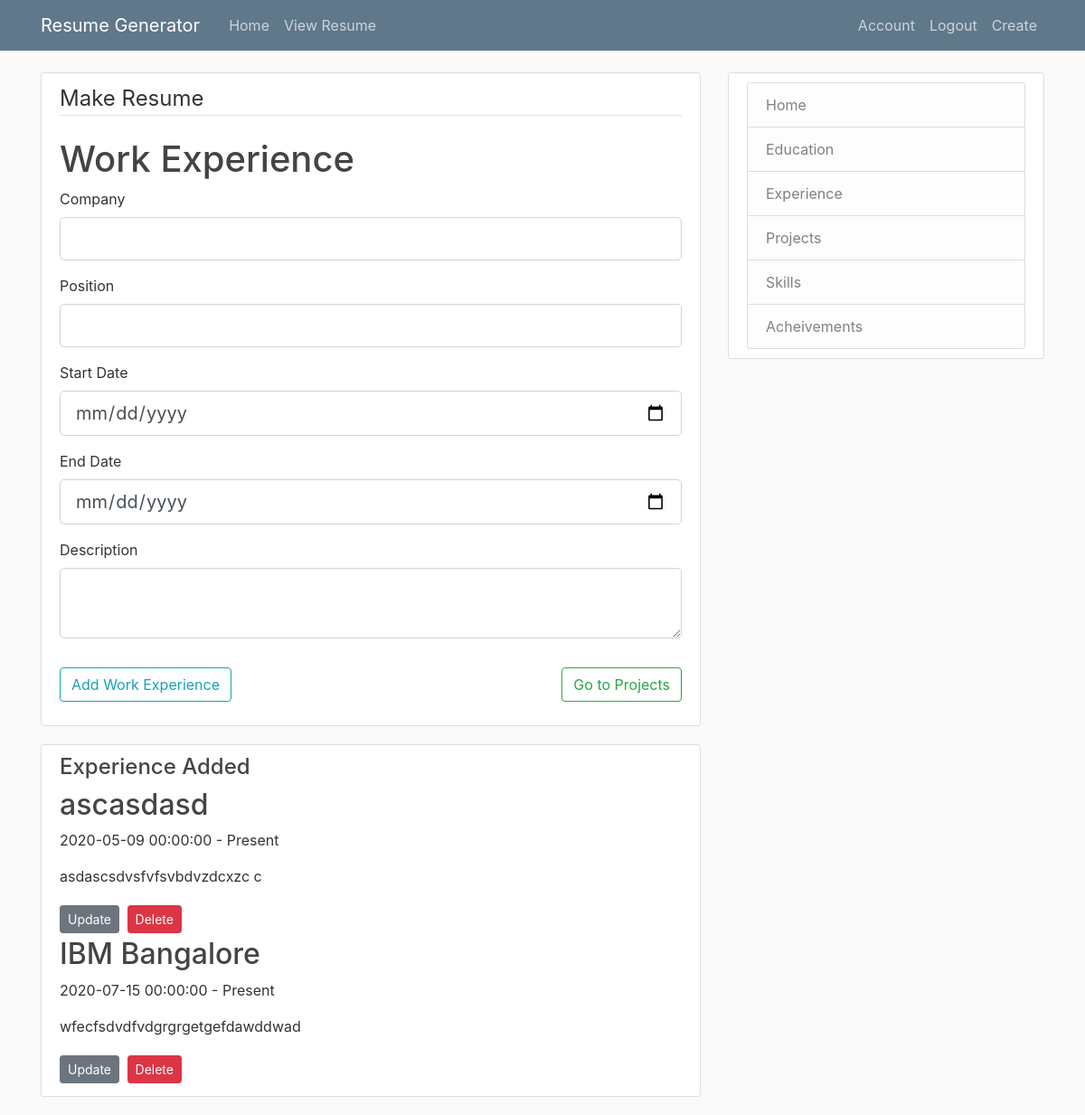
/resume/new/experience (signed in), run on an earlier commit of the app's database.
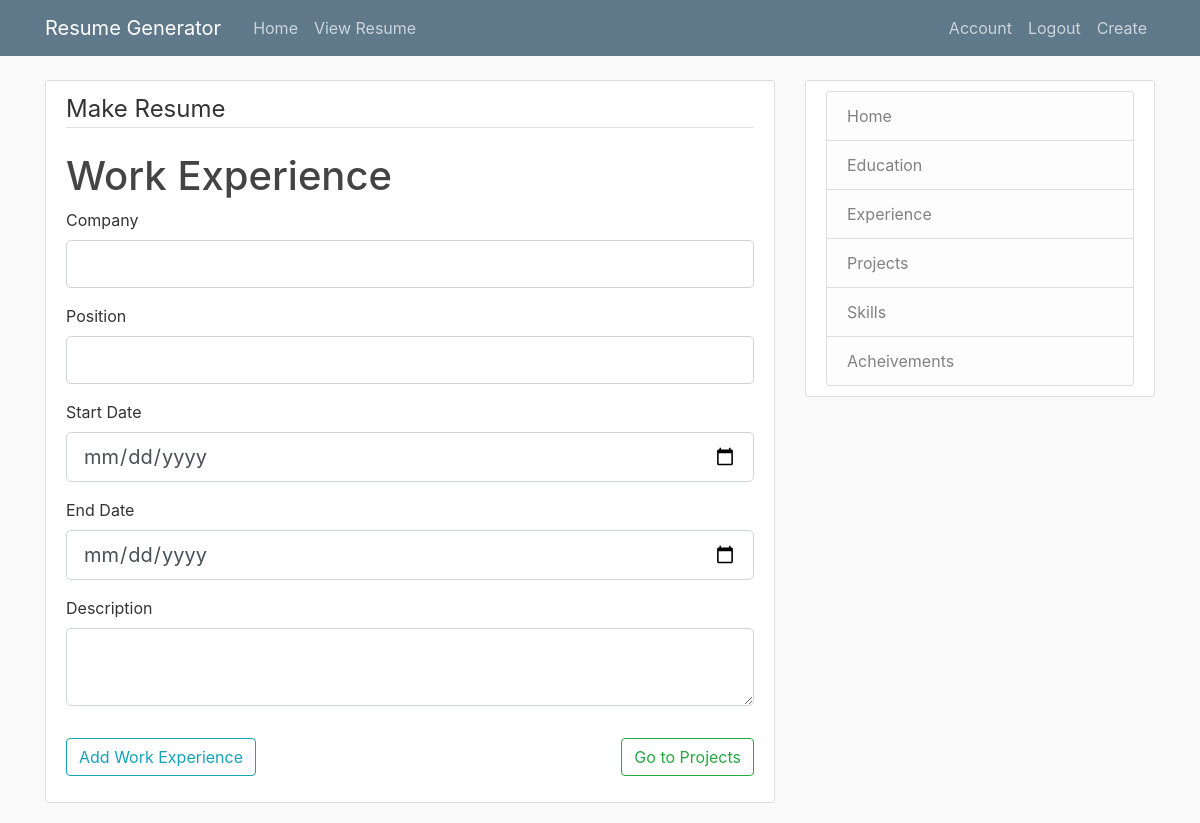
And on a later commit of the database.
### resume/models.py (models this page shows, shortened)
class experience(db.Model):
    id = db.Column(db.Integer, primary_key=True)
    company = db.Column(db.String(100),nullable=False)
    position = db.Column(db.String(100),nullable=False)
    startexp = db.Column(db.DateTime,nullable=False,default=datetime.today())
    endexp = db.Column(db.DateTime,nullable=False,default=datetime.today())
    content = db.Column(db.Text,nullable=False)
    user_id= db.Column(db.Integer,db.ForeignKey('user.id'),nullable=False)

### resume/routes.py (the view)
@app.route("/resume/new/experience",methods=['GET','POST'])
@login_required
def  postexperience():
    form = userexp()
    expadded = experience.query.filter_by(exp=current_user).all()
    if form.validate_on_submit():
        exp = experience(company=form.company.data,position=form.position.data,startexp=form.startexp.data,endexp=form.endexp.data,content=form.content.data,exp=current_user)
        db.session.add(exp)
        db.session.commit()
        return redirect(url_for("postexperience"))
    return render_template("experience.html",title="Experience",form=form,expadded=expadded)

### resume/forms.py
class userexp(FlaskForm):
    company = StringField("Company",
        validators=[DataRequired(),Length(min=5)])
    position = StringField("Position",
        validators=[DataRequired(),Length(min=5)])
    startexp = DateField('Start Date', format='%Y-%m-%d',
         validators=[DataRequired()])
    endexp  = DateField('End Date', format='%Y-%m-%d',
        validators=[DataRequired()])
    content = TextAreaField("Description",
        validators=[DataRequired(),Length(min=15)])
    submit = SubmitField("Add Work Experience")

### resume/models.py (called while the page is built)
@login_manager.user_loader
def load_user(id):
    return user.query.get(int(id))

### resume/templates/experience.html (shortened to what the changed rows need)
{%  extends "layout.html" %}
{% block content %}
<div class="content-section">
    <form method="POST" action="">
        <fieldset class="form-group" id="cloneunder">
            <h1>Work Experience</h1>
        </fieldset>
</form>
</div>
{% if expadded and title== "Experience" %}
<div class="content-section">
  <h4>Experience Added</h4>
  {%  for experience in expadded %}
  <article>
      <h2 class="article-title">{{ experience.company }}</h2>
      <p class="subDetails">{{ experience.startexp }} - Present</p>
      <p>{{ experience.content }}</p>
  </article>
  <div>
    <a class="btn btn-secondary btn-sm mt-1 mb-1" href="{{ url_for('update_exp', experience_id=experience.id) }}">Update</a>
    <button type="button" class="btn btn-danger btn-sm m-1" data-toggle="modal" data-target="#deleteModal">Delete</button>
  </div>
  {% endfor %}
</div>
{% endif %}
{%  endblock content  %}

What changed in the data, as far as the page shows it:
no longer on this page (row edited): experience: company "ascasdasd", startexp "2020-05-09 00:00:00", content "asdascsdvsfvfsvbdvzdcxzc c"
removed experience: company "IBM Bangalore", startexp "2020-07-15 00:00:00", content "wfecfsdvdfvdgrgrgetgefdawddwad"
Also different on the page:
text no longer shown: "Experience Added"
